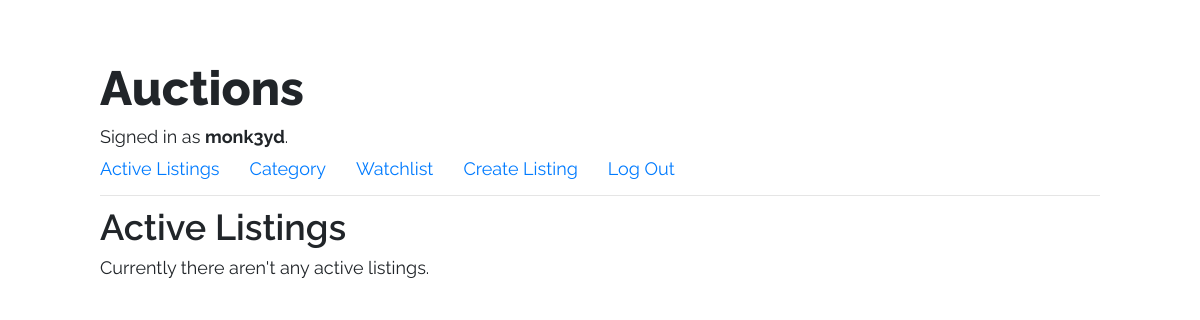
Screenshot of / (signed in) with the database file from the repository.
### auctions/models.py (models this page shows, shortened)
class User(AbstractUser):
    pass

class ListingItem(models.Model):
    title = models.CharField(max_length=50)
    description = models.CharField(max_length=250)
    starting_bid = models.FloatField()
    img_url = models.URLField(blank=True)  # models.ImageField()
    category = models.CharField(max_length=50, choices=category_choices)
    starting_date = models.DateTimeField(auto_now=True)
    author = models.ForeignKey(
        settings.AUTH_USER_MODEL,
        on_delete=models.CASCADE,
    )  # ForeigKey to User.
    is_active = models.BooleanField(default=True)
    in_watchlist = models.BooleanField(default=False)
    highest_bid = models.FloatField(default=0)

### auctions/views.py (the view)
# urls.py: path("", views.index, name="index"),
def index(request):
    listings = ListingItem.objects.all()
    return render(request, "auctions/index.html", {
        'listings': listings
    })

### auctions/templates/auctions/index.html
{% extends "auctions/layout.html" %}
{% block body %}
  <h2>Active Listings</h2>
  {% for listing in listings %}
    {% if listing.is_active %}
      <div class="row align-items-start m-4" style="border: 1px solid rgb(219, 216, 216);">
        <div class="col">
          <a href="{% url 'item' listing.id %}">
            <img src="{{ listing.img_url }}" alt="{{ listing.title }}-image" height="200" width="640">
          </a>
        </div>
        <div class="col">
          <h3>{{ listing.title }}</h3>
          {% if listing.starting_bid > listing.highest_bid %}
            <h4>Price: ${{ listing.starting_bid }}</h4>
          {% else %}
            <h4>Price: ${{ listing.highest_bid }}</h4>
          {% endif %}
          <h5>{{ listing.description }}</h5>
          <p>Created Feb 22, 2021</p>
        </div>
      </div>
    {% else %}
      <p>Currently there aren't any active listings.</p>
    {% endif %}
  {% endfor %}
{% endblock %}

### auctions/templates/auctions/layout.html (shortened to what this page needs)
{% load static %}
<!DOCTYPE html>
<html lang="en">
    <head>
        <link rel="stylesheet" href="https://stackpath.bootstrapcdn.com/bootstrap/4.4.1/css/bootstrap.min.css">
        <link href="{% static 'auctions/style.css' %}" rel="stylesheet">
    </head>
    <body>
        <h1>Auctions</h1>
        <div>
            {% if user.is_authenticated %}
                Signed in as <strong>{{ user.username }}</strong>.
            {% else %}
                Not signed in.
            {% endif %}
        </div>
        <ul class="nav">
            <li class="nav-item">
                <a class="nav-link" href="{% url 'index' %}">Active Listings</a>
            </li>
            <li class="nav-item">
                <a class="nav-link" href="#">Category</a>
            </li>
            {% if user.is_authenticated %}
                <li class="nav-item">
                    <a class="nav-link" href="{% url 'watchlist' %}">Watchlist</a>
                </li>
                <li class="nav-item">
                    <a class="nav-link" href="{% url 'create' %}">Create Listing</a>
                </li>
                <li class="nav-item">
                    <a class="nav-link" href="{% url 'logout' %}">Log Out</a>
                </li>
            {% endif %}
        </ul>
        <hr>
        {% block body %}
        {% endblock %}
    </body>
</html>

### auctions/static/auctions/style.css (style rules this page uses)
* { box-sizing: border-box; margin: 0; padding: 0; }
html { font-size: 62.5%; }
body { font-size: 1.8rem; font-family: 'Raleway', 'Trebuchet MS', 'Lucida Sans Unicode', 'Lucida Grande', 'Lucida Sans', Arial, sans-serif; padding: 6rem 10rem; }
h1 { font-size: 4.8rem; font-weight: 800; }
h2 { font-size: 3.6rem; font-weight: 600; }
.nav-link { padding: 0.5rem 3rem 0.3rem 0; }

### rows the page displays
User: username "monk3yd"
ListingItem: shows "Currently there aren't any active listings."
